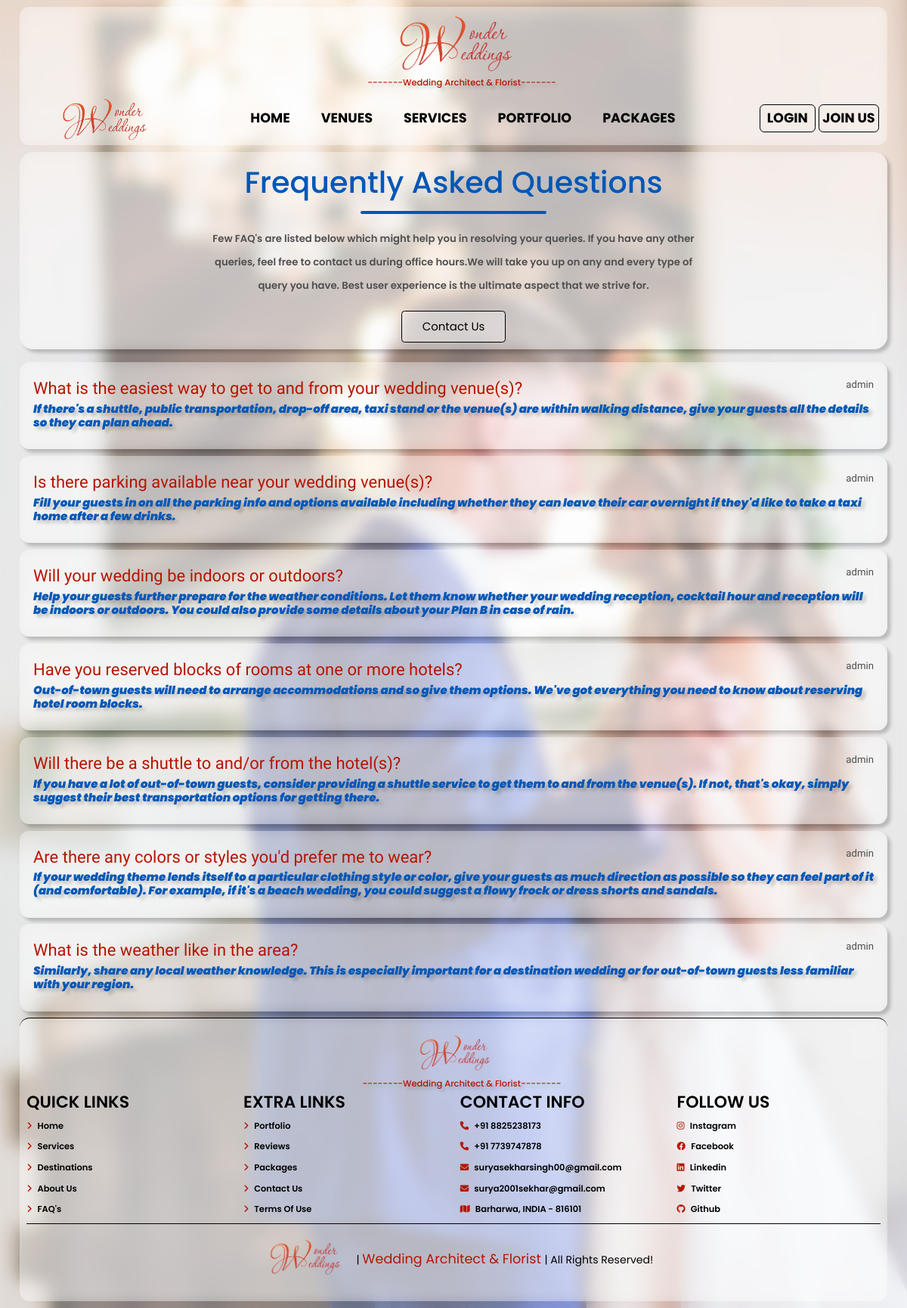
The app's page /faq.php with its own data.
### tables this page shows
CREATE TABLE `faq` (
  `id` tinyint(4) NOT NULL,
  `question` varchar(255) NOT NULL,
  `answer` varchar(350) NOT NULL
);

### faq.php (the view, shortened to what this page needs)
<?PHP
include("include/db_connect.php");
?>
<!DOCTYPE html>
<html lang="en">
<head>
    <?php  include("include/head_links.php");?>
    <link rel="stylesheet" type="text/css" href="css/styleVenues.css" />
</head>
<body class="body">
    <div class="container">
        <?php
            include("include/header.php");
            $query = "select * from faq";
            $result = mysqli_query($conn,$query);
        ?>
        <section class="venues" >
            <div class="info">
                <h3>frequently asked questions</h3>
                <div class="title-dash" style="width:28rem;margin-bottom:2rem;"></div>
                <p style="margin-bottom:0;user-select: none;width:60%;">Few FAQ's are listed below which might help you in resolving your queries. If you have any other queries, feel free to contact us during office hours.We will take you up on any and every type of query you have. Best user experience is the ultimate aspect that we strive for.</p>
                <a href="contact.php" class="button" style="margin-bottom:1rem;margin-top: 0rem;">contact us</a>
            </div>
        </section>
        <?php
            while($row = mysqli_fetch_assoc($result)){
                $ques = $row['question'];
                $ans = $row['answer'];
        ?>
        <div class="questions">
            <div class="question">
                <h2><?=$ques?></h2>
                <h5>admin</h5>
            </div>
            <h4><?=$ans?></h4>
        </div>
        <?php
        }
        ?>
        <?php include("include/footer.php"); ?>
    </div>
</body>
</html>

### css/style.css (style rules this page uses)
* { padding:0; margin:0; box-sizing: border-box; font-family: 'Poppins', sans-serif; border:none; text-decoration: none; outline:none; }
:root { --white:#fff; --black:rgb(80, 79, 80); --pure-black:#000; --blue:rgb(0, 87, 183); --red:rgb(182, 21, 0); --transparent-white:rgba(255,255,255,.3); --transparent-black:rgba(0,0,0,.6); --border:.2rem solid var(--pure-black); --box-shadow: .5rem .5rem .5rem rgba(0,0,0,0.2); --box-shadow-hover: rgba(0, 0, 0, 0.25) 0px 54px 55px, rgba(0, 0, 0, 0.12) 0px -12px 30px, rgba(0, 0, 0, 0.12) 0px 4px 6px, rgba(0, 0, 0, 0.17) 0px 12px 13px, rgba(0, 0, 0, 0.09) 0px -3px 5px; --brownish:rgb(173, 150, 80); --green:rgb(21, 115, 71); }
html { font-size:60.5%; overflow-x: hidden; }
section { padding:1rem; }
.body { background-image: url(../images/wedding-background.webp); opacity:1; background-size: cover; background-position: center; background-attachment: fixed; position: relative; }
.container { max-width:100%; padding: 1rem 2rem; background-color: var(--transparent-white); backdrop-filter: blur(1rem); }
.button { display: inline-block; padding:1rem 3rem; border:var(--border); background: var(--transparent-white); color:var(--pure-black); border-radius: .5rem; font-size:1.7rem; user-select: none; text-decoration: none; text-transform: capitalize; margin-top:1rem; }
.title-dash { background-color: var(--blue); height:.5rem; width:50rem; margin:auto; border-radius: 1rem; }
@media (max-width:1250px) { html { font-size: 55%; } }

### css/styleVenues.css (style rules this page uses)
:root { --white:#fff; --pure-black:#000; --black:rgb(80, 79, 80); --blue:rgb(0, 87, 183); --red:rgb(182, 21, 0); --transparent-white:rgba(255,255,255,.3); --transparent-black:rgba(0,0,0,.6); --border:.2rem solid var(--pure-black); --box-shadow: .5rem .5rem .5rem rgba(0,0,0,0.2); --box-shadow-ultra: 1rem 1rem 1rem rgba(0,0,0,0.2); --box-shadow-hover: rgba(0, 0, 0, 0.25) 0px 54px 55px, rgba(0, 0, 0, 0.12) 0px -12px 30px, rgba(0, 0, 0, 0.12) 0px 4px 6px, rgba(0, 0, 0, 0.17) 0px 12px 13px, rgba(0, 0, 0, 0.09) 0px -3px 5px; --box-shadow-service: rgba(0, 0, 0, 0.3) 0px 19px 38px, rgba(0, 0, 0, 0.22) 0px 15px 12px; --brownish:rgb(173, 150, 80); --font-title: "Montserrat", sans-serif; --font-text: "Lato", sans-serif; }
*::before, *::after { box-sizing: border-box; }
.venues .info { background-color: var(--transparent-white); backdrop-filter: blur(1rem); border-radius: 2rem; box-shadow: var(--box-shadow); text-align:center; display:block; }
.venues .info h3,.info h3 { padding:2rem; padding-bottom: 1rem; text-transform: capitalize; font-size: 4.5rem; color:var(--blue); }
.venues .info p,.info p { padding:0 2rem; padding-bottom: 2rem; font-size: 1.5rem; width:90%; margin:auto; margin-top:1.5rem; margin-bottom: 2rem; line-height: 3.5rem; font-style:normal; font-weight: 600; color:var(--black); }

### faq.php (style rules this page uses)
.questions { background-color: var(--transparent-white); backdrop-filter: blur(1rem); box-shadow: var(--box-shadow); border-radius: 1.5rem; height:auto; margin:1rem; display:flex; flex-direction:column; justify-content:center; padding:2.5rem 2rem; transition: .2s linear; overflow: hidden; }
.questions h2 { color:var(--red); font-family: 'Frank Ruhl Libre'; font-size:2.5rem; }
.questions:hover h2,h4 { text-shadow: var(--box-shadow); }
.questions h4 { color:var(--blue); font-style: italic; font-size: 1.7rem; font-weight: 900; }
.question { display:flex; flex-direction: row; justify-content: space-between; }
.question h5 { font-size:1.5rem; color:var(--black); font-family: 'Frank Ruhl Libre', 'Poppins', 'sans-serif'; user-select: none; }

### records on screen
faq: question "What is the easiest way to get to and from your wedding venue(s)?", answer "If there's a shuttle, public transportation, drop-off area, taxi stand or the venue(s) are within walking distance, give your guests all the details so they can plan ahead."
faq: question "Is there parking available near your wedding venue(s)?", answer "Fill your guests in on all the parking info and options available including whether they can leave their car overnight if they'd like to take a taxi home after a few drinks."
faq: question "Will your wedding be indoors or outdoors?", answer "Help your guests further prepare for the weather conditions. Let them know whether your wedding reception, cocktail hour and reception will be indoors or outdoors. You could also provide some details about your Plan B in case of rain."
faq: question "Have you reserved blocks of rooms at one or more hotels?", answer "Out-of-town guests will need to arrange accommodations and so give them options. We've got everything you need to know about reserving hotel room blocks."
faq: question "Will there be a shuttle to and/or from the hotel(s)?", answer "If you have a lot of out-of-town guests, consider providing a shuttle service to get them to and from the venue(s). If not, that's okay, simply suggest their best transportation options for getting there."
faq: question "Are there any colors or styles you'd prefer me to wear?", answer "If your wedding theme lends itself to a particular clothing style or color, give your guests as much direction as possible so they can feel part of it (and comfortable). For example, if it's a beach wedding, you could suggest a flowy frock or dress shorts and sandals."
faq: question "What is the weather like in the area?", answer "Similarly, share any local weather knowledge. This is especially important for a destination wedding or for out-of-town guests less familiar with your region."
